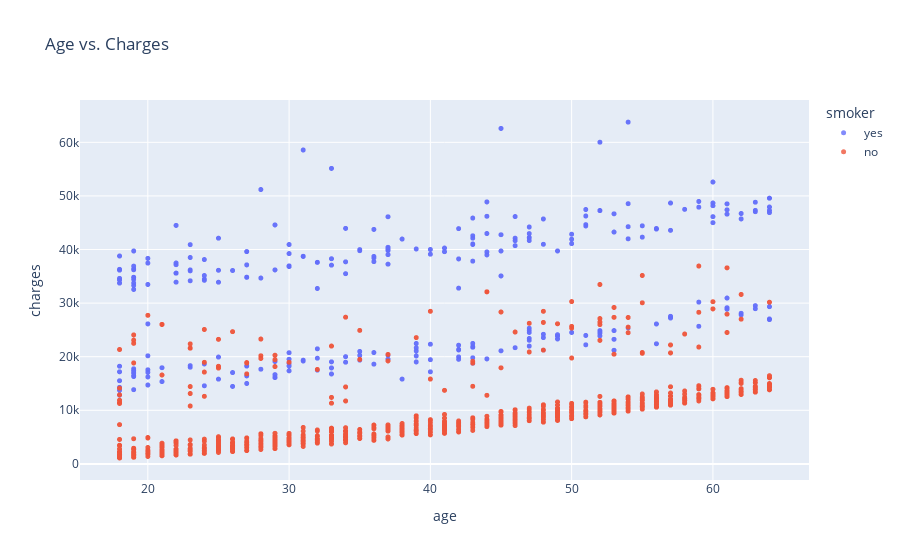

The notebook cell saved with this chart:
### Markdown cell above
<h3>Age and Charges</h3>
<p>Let's visualize the relationship between "age" and "charges" using a scatter plot. Each point in the scatter plot represents one customer. We'll also use values in the "smoker" column to color the points.</p>

### Code cell
fig = px.scatter(medical_df, 
                 x='age', 
                 y='charges', 
                 color='smoker', 
                 opacity=0.8, 
                 hover_data=['sex'], 
                 title='Age vs. Charges')
fig.update_traces(marker_size=5)
fig.show()

### Figure 1 — Plotly figure (JSON) as saved in the notebook; plotly's stock layout.template omitted (floating-point values rounded to 4 significant figures; data arrays with more than 128 entries replaced by an {"elided": "..."} marker saying what was removed)
{"data": [{"customdata": {"elided": "564x1 str values"}, "hovertemplate": "smoker=yes<br>age=%{x}<br>charges=%{y}<br>sex=%{customdata[0]}<extra></extra>", "legendgroup": "yes", "marker": {"color": "#636efa", "opacity": 0.8, "size": 5, "symbol": "circle"}, "mode": "markers", "name": "yes", "showlegend": true, "type": "scattergl", "x": {"elided": "564 int values"}, "xaxis": "x", "y": {"elided": "564 float values"}, "yaxis": "y"}, {"customdata": {"elided": "2208x1 str values"}, "hovertemplate": "smoker=no<br>age=%{x}<br>charges=%{y}<br>sex=%{customdata[0]}<extra></extra>", "legendgroup": "no", "marker": {"color": "#EF553B", "opacity": 0.8, "size": 5, "symbol": "circle"}, "mode": "markers", "name": "no", "showlegend": true, "type": "scattergl", "x": {"elided": "2208 int values"}, "xaxis": "x", "y": {"elided": "2208 float values"}, "yaxis": "y"}], "layout": {"legend": {"title": {"text": "smoker"}, "tracegroupgap": 0}, "title": {"text": "Age vs. Charges"}, "xaxis": {"anchor": "y", "domain": [0, 1], "title": {"text": "age"}}, "yaxis": {"anchor": "x", "domain": [0, 1], "title": {"text": "charges"}}}}
